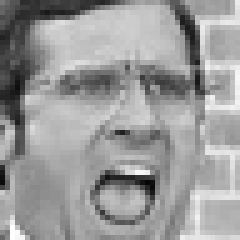
#> input picture FER2013/train/angry/Training_13081843.jpg, 48 x 48 px, found by its file name (shown 5 times larger); its folder holds only this picture in this run
$ jupyter execute dataset2.ipynb
#> lines starting #> are read from the running program, lines starting #| are printed output that depends on the picture
[cell 1]
import numpy as np
import pandas as pd
import cv2
import statistics
import os
import matplotlib.pyplot as plt
from sklearn.utils import shuffle

[cell 2]
path = "../FER2013_ver2"
emotions = os.listdir(f"{path}/train")

train_image = []
train_emotion = []

for emotion in emotions:
    image_path = f"{path}/train/{emotion}"
    files = os.listdir(image_path)

    for file in files:
        img = cv2.imread(f"{image_path}/{file}")
#> img is the input picture: shape (48, 48, 3); min 6, max 255, mean 154.5
        cv2.imshow('image', img)
        img = cv2.cvtColor(img, cv2.COLOR_BGR2GRAY)
#> img: shape (48, 48)
        img = cv2.resize(img, (48, 48))
        train_image.append(img)
        train_emotion.append(emotion)


test_image = []
test_emotion = []

for emotion in emotions:
    image_path = f"{path}/test/{emotion}"
    files = os.listdir(image_path)

    for file in files:
        img = cv2.imread(f"{image_path}/{file}")
        img = cv2.cvtColor(img, cv2.COLOR_BGR2GRAY)
        img = cv2.resize(img, (48, 48))
        test_image.append(img)
        test_emotion.append(emotion)


train_image = np.array(train_image)
train_emotion = np.array(train_emotion)
train_image, train_emotion = shuffle(train_image, train_emotion, random_state=0)

test_image = np.array(test_image)
test_emotion = np.array(test_emotion)
test_image, test_emotion = shuffle(test_image, test_emotion, random_state=0)

### Distribution

[cell 3]
x_emotion = set(emotions)
y_emotion = [train_emotion[train_emotion==i].size for  i in x_emotion]
#> y_emotion = [1, 1]
fig, ax = plt.subplots()
ax.pie((y_emotion), labels=(x_emotion), autopct='%1.1f%%')
plt.title('Emotion distribution - train sample')
plt.show()
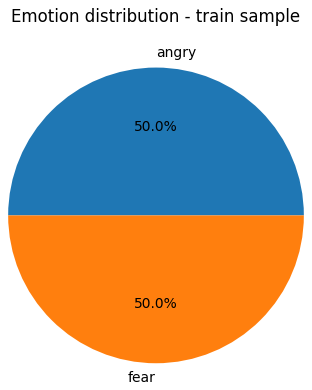
#> figure drawn by matplotlib, 1 panel

[cell 4]
x_emotion = set(emotions)
y_emotion = [test_emotion[test_emotion==i].size for  i in x_emotion]
fig, ax = plt.subplots()
ax.pie((y_emotion), labels=(x_emotion), autopct='%1.1f%%')
plt.title('Emotion distribution - test sample')
# plt.show()

[cell 5]
emotion_counts = [np.count_nonzero(train_emotion == e) for e in emotions]
#> emotion_counts = [1, 1]
fig, ax = plt.subplots()
ax.bar(emotions, emotion_counts)
ax.set_xlabel('Emotion')
ax.set_ylabel('Frequency')
ax.set_title('Emotion distribution - train sample')
plt.show()
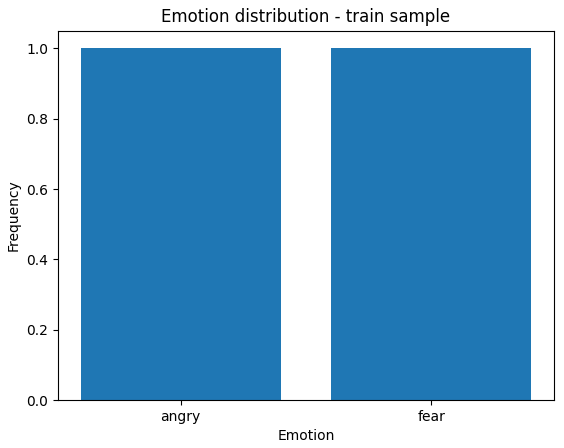
#> figure drawn by matplotlib, 1 panel

[cell 6]
emotion_counts = [np.count_nonzero(test_emotion == e) for e in emotions]
fig, ax = plt.subplots()
ax.bar(emotions, emotion_counts)
ax.set_xlabel('Emotion')
ax.set_ylabel('Frequency')
ax.set_title('Emotion distribution - test sample')
plt.show()
